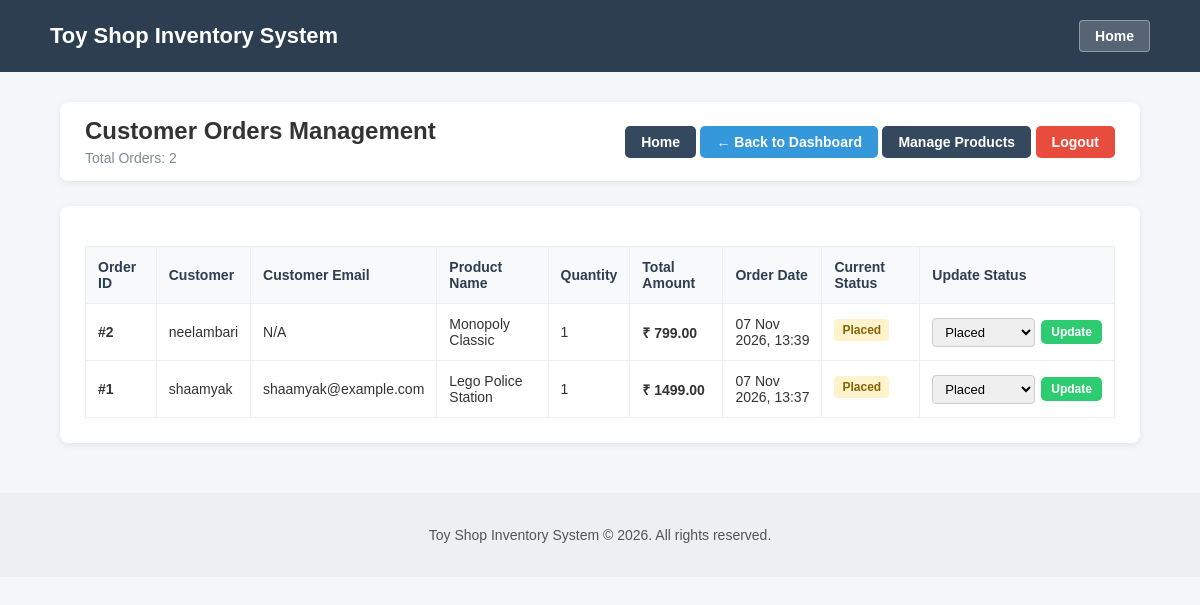
The app's page /admin-dashboard/orders/ (signed in) with its own data.
### toys/models.py (models this page shows, shortened)
class Order(models.Model):
    STATUS_CHOICES = [
        ('Pending', 'Pending'),
        ('Processing', 'Processing'),
        ('Shipped', 'Shipped'),
        ('Delivered', 'Delivered'),
        ('Cancelled', 'Cancelled'),
    ]
    user = models.ForeignKey(User, on_delete=models.CASCADE, related_name='orders')
    toy = models.ForeignKey(Toy, on_delete=models.CASCADE)
    quantity = models.PositiveIntegerField(default=1)
    total_price = models.DecimalField(max_digits=10, decimal_places=2)
    status = models.CharField(max_length=20, choices=STATUS_CHOICES, default='Pending')
    created_at = models.DateTimeField(auto_now_add=True)

class Toy(models.Model):
    toy_name = models.CharField(max_length=100)
    age_group = models.CharField(max_length=50)
    category = models.CharField(max_length=50)
    price = models.CharField(max_length=20)
    description = models.TextField(blank=True, default='')

### toys/views.py (the view)
    @csrf_exempt
    @login_required
    def wrapper(request, *args, **kwargs):
        if not (request.user.is_superuser or request.user.is_staff):
            return redirect('user_dashboard')
        return view_func(request, *args, **kwargs)

### toys/views.py (called while the page is built)
def admin_required(view_func):
    @csrf_exempt
    @login_required
    def wrapper(request, *args, **kwargs):
        if not (request.user.is_superuser or request.user.is_staff):
            return redirect('user_dashboard')
        return view_func(request, *args, **kwargs)
    return wrapper

@admin_required
def admin_orders(request):
    orders = Order.objects.select_related('user', 'toy').order_by('-created_at')
    return render(request, 'admin_orders.html', {'orders': orders})

### toys/templates/admin_orders.html (shortened to what this page needs)
<!DOCTYPE html>
<html lang="en">
<head>
</head>
<body>
    <header>
        <div style="display: flex; justify-content: space-between; align-items: center; max-width: 1100px; margin: 0 auto; padding: 0 15px;">
            <h1 style="margin: 0; font-size: 22px;"><a href="{% url 'home' %}" style="color: white; text-decoration: none;">Toy Shop Inventory System</a></h1>
            <a href="{% url 'home' %}" style="background: rgba(255,255,255,0.2); color: white; padding: 7px 15px; border-radius: 4px; text-decoration: none; font-weight: bold; font-size: 14px; border: 1px solid rgba(255,255,255,0.35);">Home</a>
        </div>
    </header>
    <div class="container">
        <div class="top-bar">
            <div>
                <h2 style="margin: 0;">Customer Orders Management</h2>
                <p style="margin: 5px 0 0 0; color: #7f8c8d; font-size: 14px;">Total Orders: {{ orders|length }}</p>
            </div>
            <div>
                <a href="{% url 'home' %}" class="btn btn-dark">Home</a>
                <a href="{% url 'admin_dashboard' %}" class="btn btn-blue">&larr; Back to Dashboard</a>
                <a href="{% url 'toy_list' %}" class="btn btn-dark">Manage Products</a>
                <a href="{% url 'logout' %}" class="btn btn-red">Logout</a>
            </div>
        </div>
        <div class="section-card">
            <table>
                <thead>
                    <tr>
                        <th>Order ID</th>
                        <th>Customer</th>
                        <th>Customer Email</th>
                        <th>Product Name</th>
                        <th>Quantity</th>
                        <th>Total Amount</th>
                        <th>Order Date</th>
                        <th>Current Status</th>
                        <th>Update Status</th>
                    </tr>
                </thead>
                <tbody>
                    {% for order in orders %}
                    <tr>
                        <td><strong>#{{ order.id }}</strong></td>
                        <td>{{ order.user.username }}</td>
                        <td>{{ order.user.email|default:"N/A" }}</td>
                        <td>{{ order.toy.toy_name }}</td>
                        <td>{{ order.quantity }}</td>
                        <td><strong>₹ {{ order.total_price }}</strong></td>
                        <td>{{ order.created_at|date:"d M Y, H:i" }}</td>
                        <td>
                            <span class="status-badge status-{{ order.status }}">{{ order.status }}</span>
                        </td>
                        <td>
                            <form method="POST" action="{% url 'admin_update_order_status' order.id %}" class="status-form">
                                <select name="status">
                                    <option value="Placed" {% if order.status == 'Placed' %}selected{% endif %}>Placed</option>
                                </select>
                                <button type="submit" class="btn btn-green" style="padding: 5px 10px; font-size: 12px;">Update</button>
                            </form>
                        </td>
                    </tr>
                    {% empty %}
                    <tr>
                        <td colspan="9" style="text-align: center; color: #888; padding: 25px;">No customer orders placed yet.</td>
                    </tr>
                    {% endfor %}
                </tbody>
            </table>
        </div>
    </div>
    <footer>
        <p>Toy Shop Inventory System &copy; 2026. All rights reserved.</p>
    </footer>
</body>
</html>

### toys/templates/admin_orders.html (style rules this page uses)
body { font-family: Arial, sans-serif; background-color: #f4f6f9; margin: 0; padding: 0; color: #333; }
header { background-color: #2c3e50; color: white; padding: 20px; text-align: center; }
.container { width: 90%; max-width: 1100px; margin: 30px auto; }
.top-bar { display: flex; justify-content: space-between; align-items: center; background: white; padding: 15px 25px; border-radius: 8px; box-shadow: 0 2px 6px rgba(0,0,0,0.08); margin-bottom: 25px; }
.btn { display: inline-block; padding: 8px 16px; text-decoration: none; border-radius: 5px; font-weight: bold; font-size: 14px; border: none; cursor: pointer; }
.btn-blue { background-color: #3498db; color: white; }
.btn-dark { background-color: #34495e; color: white; }
.btn-red { background-color: #e74c3c; color: white; }
.btn-green { background-color: #2ecc71; color: white; }
.section-card { background: white; padding: 25px; border-radius: 8px; box-shadow: 0 2px 6px rgba(0,0,0,0.08); }
table { width: 100%; border-collapse: collapse; margin-top: 15px; }
th, td { border: 1px solid #eee; padding: 12px; text-align: left; font-size: 14px; }
th { background-color: #f8f9fa; color: #2c3e50; font-weight: bold; }
.status-badge { display: inline-block; padding: 4px 8px; border-radius: 4px; font-size: 12px; font-weight: bold; margin-bottom: 5px; }
.status-Placed, .status-Pending { background: #fff3cd; color: #856404; }
.status-form { display: flex; gap: 6px; align-items: center; }
select { padding: 5px 8px; border-radius: 4px; border: 1px solid #ccc; font-size: 13px; }
footer { margin-top: 50px; padding: 20px; background-color: #ecf0f1; color: #555; text-align: center; font-size: 14px; }

### records on screen
Order: id "2", user.username "neelambari", user.email "N/A", toy.toy_name "Monopoly Classic", quantity "1", total_price "799.00", created_at "07 Nov 2026, 13:39", status "Placed"
Order: id "1", user.username "shaamyak", user.email "shaamyak@example.com", toy.toy_name "Lego Police Station", quantity "1", total_price "1499.00", created_at "07 Nov 2026, 13:37", status "Placed"

### other values on screen
{{ orders|length }} "2"
